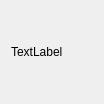
<?xml version="1.0" encoding="UTF-8"?>
<ui version="4.0">
 <class>HeadForm</class>
 <widget class="QWidget" name="HeadForm">
  <property name="geometry">
   <rect>
    <x>0</x>
    <y>0</y>
    <width>100</width>
    <height>100</height>
   </rect>
  </property>
  <property name="windowTitle">
   <string>Form</string>
  </property>
  <layout class="QVBoxLayout" name="verticalLayout">
   <item>
    <widget class="QLabel" name="label">
     <property name="minimumSize">
      <size>
       <width>82</width>
       <height>82</height>
      </size>
     </property>
     <property name="text">
      <string>TextLabel</string>
     </property>
    </widget>
   </item>
  </layout>
 </widget>
 <resources/>
 <connections/>
</ui>
